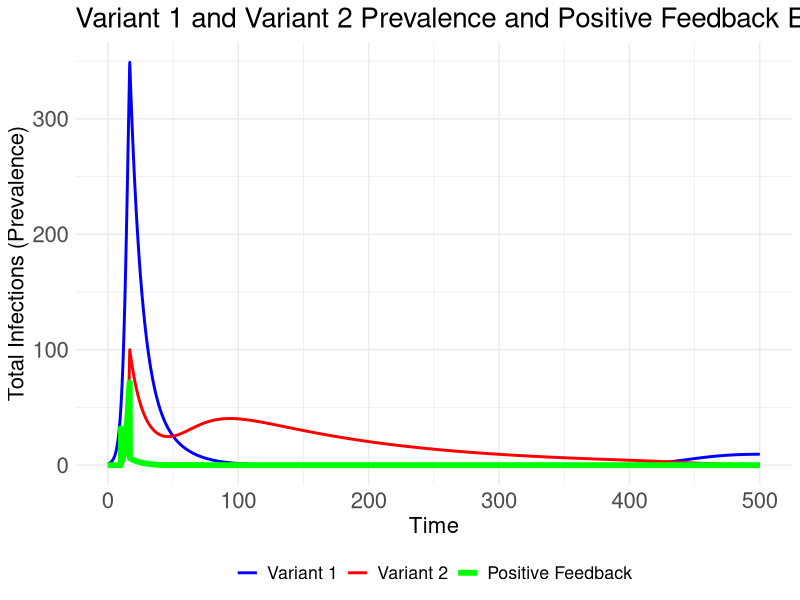

The R script that drew this image:

# QUANTIFYING POSITIVE FEEDBACK AND MODEL UNCERTAINTY
rm(list=ls())
# setwd()
library(dplyr)
library(deSolve)
library(ggplot2)
library(tidyr)
library(patchwork)

# POSITIVE FEEDBACK MEASUREMENT
# BEHAVIOURAL MODEL 1: TOTAL NUMBER INFECTED
SIR_2strains_feedback <- function(t, state, parameters) {
  with(as.list(c(state, parameters)), {
    
    N1 <- (S1 + I1 + R1)
    N2 <- (S2 + I2 + R2)
    
    pre_peak <- 0
    post_peak <- 1
    
    lam1 <- ifelse(t < start_kappa, 
                   beta_1 * I1 / ((1 + pre_peak * kappa * (I1 + I2)) * N1), 
                   beta_1 * I1 / ((1 + post_peak * kappa * (I1 + I2)) * N1))
    
    lam2 <- ifelse(t < start_kappa, 
                   beta_2 * I2 / ((1 + pre_peak * kappa * (I1 + I2)) * N2), 
                   beta_2 * I2 / ((1 + post_peak * kappa * (I1 + I2)) * N2))
    
    dS1 <- mu*N1 + omega1*R1 - lam1*S1 - mu*S1
    dS2 <- mu*N2 + omega2*R2 - lam2*S2 - mu*S2
    dI1 <- lam1*S1 - nu1*I1 - mu*I1 - alpha*I1
    dR1 <- nu1*I1 - mu*R1 - omega1*R1
    dD1 <- alpha*I1
    
    dI2 <- lam2*S2 - nu2*I2 - mu*I2 - alpha*I2
    dR2 <- nu2*I2 - mu*R2 - omega2*R2
    dD2 <- alpha*I2
    
    list(c(dS1, dS2, dI1, dR1, dD1, dI2, dR2, dD2))
  })
}

# INITIAL CONDITIONS AND PARAMETERS
initN1 <- 999
initN2 <- 999
initI1 <- 1
initR1 <- 0
initD1 <- 0
initI2 <- 0
initR2 <- 0
initD2 <- 0
initS1 <- initN1 - initI1 - initR1
initS2 <- initN2 - initI2 - initR2

istate <- c(S1 = initS1, S2 = initS2, I1 = initI1, R1 = initR1, D1 = initD1,
            I2 = initI2, R2 = initR2, D2 = initD2)

parameters_f <- c(
  mu = (1/(50*52*7)), # background death rate
  beta_1 = 0.5, # underlying rate of transmission for variant 1 = p * c
  beta_2 = 0.8, # underlying rate of transmission for variant 2 = p * c
  alpha = (167.7/(100000*52*7)), # disease induced death rate gov.uk = 167.7 per 100000 annualised
  nu1 = 1/10, # rate of recovery = 1/(avg duration of infection)
  nu2 = 1/10, # rate of recovery = 1/(avg duration of infection)
  omega1 = 0, # loss of immunity rate = 1/(avg duration of immunity) [assume 0]
  omega2 = 0, # loss of immunity rate = 1/(avg duration of immunity) [assume 0]
  kappa = 0.1, # reduction in transmission due to behaviour change
  start_kappa = 16.78, # START OF BEHAVIOURAL MEDIATION
  start_I2 = 10 # START OF VARIANT 2 TRANSMISSION
)

# SIMULATION TIME SETTINGS
time_start <- 0
time_stop <- 500
deltat <- 0.1
tps <- seq(time_start, time_stop, by = deltat)

# INITIALIZING I2 = 1 WHEN T = START_I2
I2_init_f <- data.frame(var = "I2", time = parameters_f["start_I2"], value = 1, method = "replace")

# RUNNING SIMULATIONS FOR EACH BEHAVIOURAL MODEL
out_f <- as.data.frame(ode(y = istate, times = tps, func = SIR_2strains_feedback, 
                            parms = parameters_f, events = list(data = I2_init_f),
                            rtol=1e-6, atol=1e-6, hmax=1/120))

# CALCULATING CUMULATIVE BEHAVIOURAL EFFECT (CBE)
out_f$BE <- 1 / (1 + parameters_f["kappa"] * (out_f$I1 + out_f$I2))

# CALCULATING VARIANT INTERACTION INDEX (VII)
out_f$dI1 <- c(0, diff(out_f$I1) / diff(out_f$time))
out_f$dI2 <- c(0, diff(out_f$I2) / diff(out_f$time))
out_f$VI <- abs(out_f$dI1 * out_f$dI2)

# CREATING NEW COLUMN FOR POSITIVE_FEEDBACK AS THE PRODUCT OF BE AND VI
out_f$positive_feedback <- out_f$BE * out_f$VI

summary(out_f)


# RESHAPING DATA FOR GGPLOT
plot_data <- out_f %>%
  dplyr::select(time, I1, I2, positive_feedback) %>%
  gather(key = "variable", value = "value", -time)

# RENAMING VARIABLES
plot_data$variable <- factor(plot_data$variable, 
                             levels = c("I1", "I2", "positive_feedback"),
                             labels = c("Variant 1", "Variant 2", "Positive Feedback"))

# PLOTTING IN GGPLOT
ggplot(plot_data, aes(x = time, y = value, color = variable)) +
  geom_line(data = subset(plot_data, variable != "Positive Feedback"), linewidth = 1) +
  geom_line(data = subset(plot_data, variable == "Positive Feedback"), linewidth = 2) +
  scale_color_manual(values = c("Variant 1" = "blue", "Variant 2" = "red", "Positive Feedback" = "green")) +
  labs(title = "Variant 1 and Variant 2 Prevalence and Positive Feedback Effect",
       x = "Time",
       y = "Total Infections (Prevalence)") +
  theme_minimal() +
  theme(
    legend.position = "bottom",
    legend.title = element_blank(),
    text = element_text(size = 16), 
    axis.text = element_text(size = 16),  
    plot.title = element_text(size = 20)  
  )

# SAVING PLOT
ggsave("positive_feedback.png", width = 20, height = 6)
